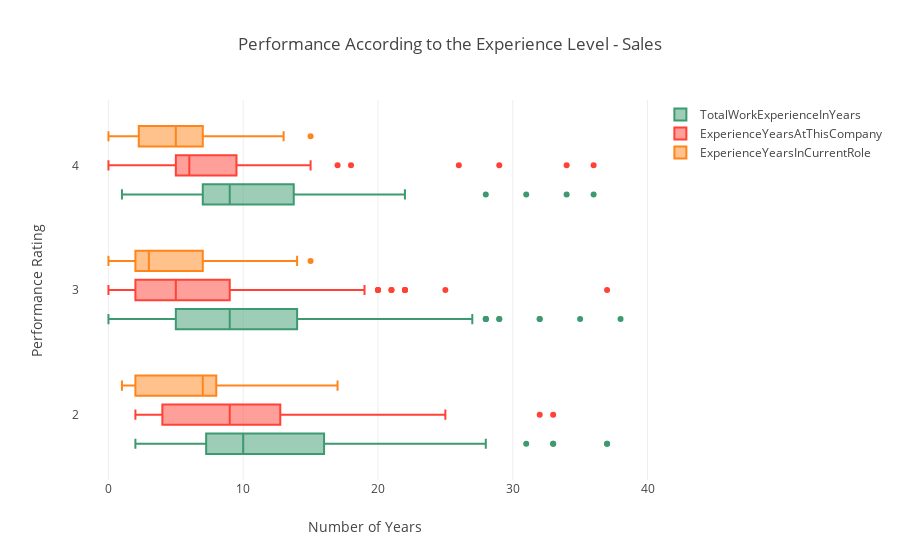

Notebook code for this chart:
### Markdown cell above
### (iv) Performance According to the Experience Level

### Code cell
data = [
    {
        'x': sales['TotalWorkExperienceInYears'],
        'y': sales['PerformanceRating'],
        'name':'TotalWorkExperienceInYears',
        'marker': {
            'color': '#3D9970'
        },
        'boxmean': False,
        'orientation': 'h',
        "type": "box",
    },
    {
        'x':sales['ExperienceYearsAtThisCompany'],
        'y':sales['PerformanceRating'],
        'name': 'ExperienceYearsAtThisCompany',
        'marker':{
            'color': '#FF4136',
        },
        'boxmean': False,
        'orientation': 'h',
        "type": "box",
    },
    {
        'x': sales['ExperienceYearsInCurrentRole'],
        'y': sales['PerformanceRating'],
        'name':'ExperienceYearsInCurrentRole',
        'marker': {
            'color': '#FF851B',
        },
        'boxmean': False,
        'orientation': 'h',
        "type": "box",
    }
]
layout = {
    'xaxis': {
        'title': 'Number of Years',
        'zeroline': False,
    },
    'yaxis': {
        'title': 'Performance Rating ',
        'zeroline': False,
    },
    'boxmode': 'group',
    'title': 'Performance According to the Experience Level - Sales',
}
fig = go.Figure(data=data, layout=layout)

py.iplot(fig)

### Figure 1 — Plotly figure (JSON) as saved in the notebook; plotly's stock layout.template omitted (floating-point values rounded to 4 significant figures; data arrays with more than 128 entries replaced by an {"elided": "..."} marker saying what was removed)
{"data": [{"boxmean": false, "marker": {"color": "#3D9970"}, "name": "TotalWorkExperienceInYears", "orientation": "h", "type": "box", "x": {"elided": "373 int values"}, "y": {"elided": "373 int values"}}, {"boxmean": false, "marker": {"color": "#FF4136"}, "name": "ExperienceYearsAtThisCompany", "orientation": "h", "type": "box", "x": {"elided": "373 int values"}, "y": {"elided": "373 int values"}}, {"boxmean": false, "marker": {"color": "#FF851B"}, "name": "ExperienceYearsInCurrentRole", "orientation": "h", "type": "box", "x": {"elided": "373 int values"}, "y": {"elided": "373 int values"}}], "layout": {"autosize": true, "boxmode": "group", "title": {"text": "Performance According to the Experience Level - Sales"}, "xaxis": {"autorange": true, "range": [-2.111, 40.11], "title": {"text": "Number of Years"}, "type": "linear", "zeroline": false}, "yaxis": {"autorange": true, "range": [1.448, 4.552], "title": {"text": "Performance Rating "}, "type": "linear", "zeroline": false}}}
